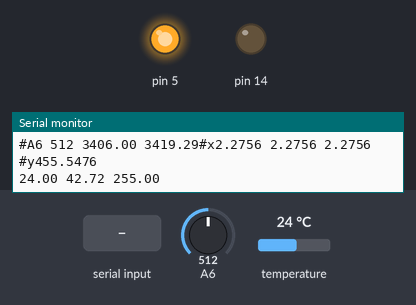
Bench run of a sketch on a simulated Arduino Nano, built with avr-gcc and run on an emulated ATmega328P. On the bench: output pins drawn as LEDs (lit = HIGH), the last lines printed to the serial monitor. The test bench sets the inputs (shaded band); at power-on: A6 = 512, temperature 24 °C.

Above: at 1.2 s.
1.3 s: "D90\n" received over Serial
At 2.2 s:
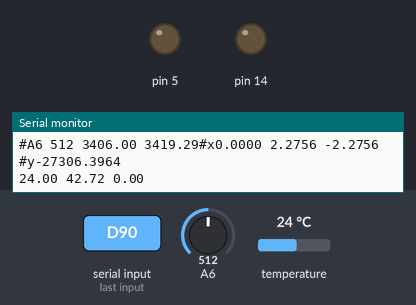
6.0 s: A6 set to 716
9.0 s: "p90\n" received over Serial
At 10.1 s:
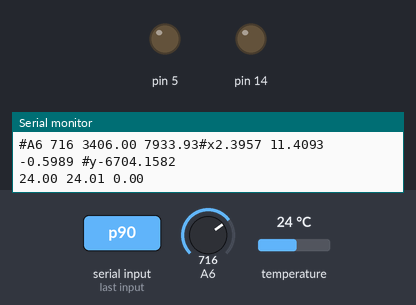
10.5 s: A6 set to 631
13.2 s: A6 set to 612
At 15.4 s:
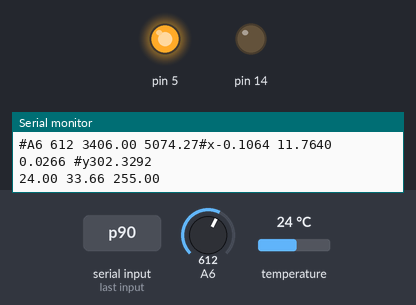
16.5 s: byte 68 ('D') received over Serial
At 17.8 s:
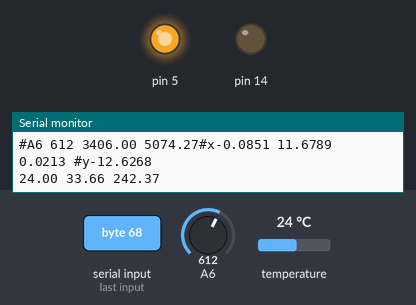
Timing chart, 0 to 22.5 s (numbered marks = the images above; inputs shaded):
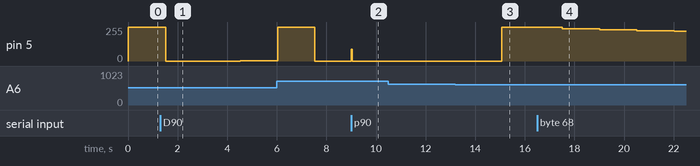

Measured:
- the behaviour switches between 613 and 612 on A6 (found by bisection; images 2 and 3)
- after the input at 1.3 s, pin 5: 255/255 → 0/255 after 0.22 s, → 1/255 3.0 s later
- after the input at 9.0 s, pin 5: 0/255 → 90/255 at once, → 0/255 0.04 s later
- after the input at 13.2 s, pin 5: 0/255 → 255/255 after 1.9 s
- after the input at 16.5 s, pin 5: 255/255 → 242/255 after 1.0 s, → 233/255 1.5 s later, → 226/255 1.5 s later, → 222/255 1.5 s later

The sketch:

pid_ordinal_diff.ino
```cpp
#include <OneWire.h>
#include <EEPROM.h>

/*
DS18B20 Temperature chip.
 */
enum { DS_SKIPROM = 0xCC, DS_RD_SCRATCHPAD = 0xBE, DS_RUN_ADC = 0x44 };


enum { pTset=0, pP, pI, pD, pOut, pT0, pR0, pBeta, PARMSF, pTst=0, PARMSL};

#define PARAMSZE (sizeof(struct paramstore))
struct paramstore  {
    uint16_t crc;
    float f[PARMSF];
    uint32_t l[PARMSL];
} ee;

long ref_time;
float t_get, t_read, t_set, u_out;
float x[3];
float K, Ti, Td;
float e,e1,e2;
float calT0,calR0,calBeta,calRref;
OneWire  bus1(15);  // on pin PC1

void setup(void) {
  pinMode(14, OUTPUT);  digitalWrite(14, 0); // GND on PC0
  analogReference(DEFAULT);
  analogRead(A6);

  Serial.begin(57600);
  ref_time = millis();
  default_param();
  load_param();
  t_read=t_set;
  Serial.println(":start");
  analogWrite(5, 0);
}

int8_t tempr(void)
{
  byte data[12];  float t;
  int8_t rc = 0;
  if (millis() <= ref_time) return rc;
  if (!bus1.reset())  { rc = -1; goto no_exist; }
  bus1.write(DS_SKIPROM);  bus1.write(DS_RD_SCRATCHPAD);  bus1.vread(data, 9);
  if (OneWire::crc8(data, 9)==0) {
      t = (data[0] + 256.0*data[1]) / 16.0;
      if (t < 85.0) { t_read = t; rc = 1; } else rc = -3;
  } else rc = -2;
  bus1.reset();  bus1.write(DS_SKIPROM); bus1.write(DS_RUN_ADC);  bus1.power(true);
no_exist:
  ref_time = millis()+1500;
  return rc;
}

int8_t Rtempr(int a)
{
  float r;
  if (a==0 || a==1 || a==1023) return -3;
  r = 1026.82/(a+2.41)-1.0; // U0/U-1 = Rref/R
    Serial.print("#A6 ");    Serial.print(a);
    Serial.print(" ");    Serial.print(calRref);
    Serial.print(" ");    Serial.print(calRref/r);

  r*= calR0/calRref; // R0/R = R0/Rref * Rref/R
  r = log(r);
  r = 1.0 - r*calT0/calBeta;
  t_get = calT0/r - 273.15;
  return 1;
}


float Fn(float i)
{
    float e;
    if (i > 20) return 1;
    if (i <-20) return -1;
    e = exp(-i);
    return (1.0-e)/(1.0+e);
}

float prod(float *a, float *b)
{
    return a[0]*b[0]+a[1]*b[1]+a[2]*b[2];
}

void prod(float *a, float b)
{
    a[0]*=b;    a[1]*=b;    a[2]*=b;
}

void prod(float *a, float *b, float c)
{
    a[0]=b[0]*c;    a[1]=b[1]*c;    a[2]=b[2]*c;
}

void incr(float *a, float *b)
{
    a[0]+=b[0];  a[1]+=b[1];  a[2]+=b[2];
}

void Norm(float *a)
{
    float u;
    u = prod(a,a);
    if (u <= 0) return;
    prod(a, 1.0/sqrt(u));
}

float filter(float a, float b)
{
    if ( a <= -300) return b;
    return 0.8*a + 0.2*b;
}

void tcloop(float t)
{
    float u;
    float kp,ki,kd;

    e = filter(e, t_set - t);
    // e = t_set - t;
    /* diff: u - u1 = kp(e-e1) + ki*e + kd(e-2e1+e2) */
    /* prop: u = kp*e + ki*E + kd(e-e1) */
    /* intg: U = kp*E + ki*E2 + kd*e */

    x[0]=e-e1;
    x[1]=e;
    x[2]=e-2*e1+e2;

    if(Ti==0) ki=0; else ki=K*1.5/Ti;
    kp=K-ki/2;
    kd=K*Td/1.5;
    u = kp*x[0] + ki*x[1] + kd*x[2];

    Serial.print("#x");    Serial.print(x[0],4);
    Serial.print(" ");    Serial.print(x[1],4);
    Serial.print(" ");    Serial.print(x[2],4);
    Serial.print(" #y");    Serial.println(u,4);
    u = u + u_out;
    if (u < 0) u=0;
    else if (u > 255) u=255;
    e2=e1; e1=e; u_out=u;
}

void default_param()
{
  t_set = 45.0;
  K=200;
  Ti=800;
  Td=0;
  e1=e2=0;
  u_out = 129;
  e = -300;
  calT0=318.17,calR0=3105,calBeta=4221.26,calRref=3406;
}

void store_param()
{
    int i;
    struct paramstore tee;

  tee.f[pTset] = t_set;
  tee.f[pP]=K;
  tee.f[pI]=Ti;
  tee.f[pD]=Td;
  tee.f[pOut]=u_out;
  tee.f[pT0]=calT0;
  tee.f[pR0]=calR0;
  tee.f[pBeta]=calBeta;
    tee.crc = crc16(2+(uint8_t *)&tee, PARAMSZE-2);
    for(i=0; i < PARAMSZE; i++)
      EEPROM.write(i, ((uint8_t *)&tee)[i]);
}

uint8_t load_param()
{
    int i;
    uint16_t c1;
    struct paramstore tee;

    for(i=0; i < PARAMSZE; i++)
      ((uint8_t *)&tee)[i] = EEPROM.read(i);

    c1= crc16(2+(uint8_t *)&tee, PARAMSZE-2);
    if (tee.crc != c1)
        return 0;

  t_set = tee.f[pTset];
  K=tee.f[pP];
  Ti=tee.f[pI];
  Td=tee.f[pD];
  u_out = tee.f[pOut];
  calT0=tee.f[pT0];
  calR0=tee.f[pR0];
  calBeta=tee.f[pBeta];
  e = -300;

    return 1;
}

void show_param()
{
Serial.print(":set");    Serial.print(t_set);
Serial.print(" :P");     Serial.print(K);
Serial.print(" :Ti");    Serial.print(Ti);
Serial.print(" :Td");    Serial.print(Td);
Serial.print(" :err");    Serial.print(t_set - t_read,4);
Serial.print(" :eflt");    Serial.println(e,4);
}

void iloop(void)
{
  int x1;
  float xx; uint32_t xxx;

  if (!Serial.available()) return;
  switch(Serial.read()){
    case 'p':    x1 = Serial.parseInt();    Serial.print(":pwm");    Serial.println(x1);    analogWrite(5, x1);    break;
    case 's':    xx= Serial.parseFloat();  Serial.print(":set");    Serial.println(xx);  t_set = xx; break;
    case 'P':    xx= Serial.parseFloat();  Serial.print(":P");     Serial.println(xx);  K = xx;   break;
    case 'I':    xx= Serial.parseFloat();  Serial.print(":Ti");    Serial.println(xx);  Ti = xx;   break;
    case 'D':    xx= Serial.parseFloat();  Serial.print(":Td");    Serial.println(xx);  Td = xx;   break;
//    case 'r':    reg=Serial.parseInt();    Serial.print("reg");    Serial.print(reg);    break;
//    case 'c':    ancal=Serial.parseInt();    Serial.print("analog-calibration");    Serial.print(ancal);    break;
//    case 'l':    x=Serial.parseInt(); ee.l[x]=Serial.parseInt(); Serial.print("long"); Serial.print(x); Serial.print("="); Serial.print(ee.l[x]);    break;
//    case 'f':    x=Serial.parseInt(); ee.f[x]=Serial.parseFloat();Serial.print("float"); Serial.print(x); Serial.print("="); Serial.print(ee.f[x]);    break;
    case '?':  show_param();     break;
    case 'Z':  default_param();    Serial.println(":def-param");    break;
    case 'L':  load_param();    Serial.println(":load-param");    break;
    case 'W':  x1=Serial.parseInt();    if (x1==1) { Serial.println(":write-param"); store_param(); }    break;
  }
}

void loop(void) {
  int8_t r;
  r = tempr();
  if (r <= 0) {
    switch(r) {
      case -1: Serial.println(":reset-error"); break;
      case -2: Serial.println(":crc-error"); break;
      case -3: Serial.println(":tmp-error"); break;
    }
  } else {
      Rtempr(analogRead(A6));
      tcloop(t_get);
      Serial.print(t_read); Serial.print(" ");
      Serial.print(t_get); Serial.print(" ");
      Serial.print(u_out); Serial.print(" ");
      Serial.println("");
      analogWrite(5,u_out);
  }
  iloop();
}

/* CRC16 Definitions */
static const uint16_t crc_table[16] = {
  0x0000, 0xcc01, 0xd801, 0x1400, 0xf001, 0x3c00, 0x2800, 0xe401,
  0xa001, 0x6c00, 0x7800, 0xb401, 0x5000, 0x9c01, 0x8801, 0x4400
};

uint16_t crc16(uint8_t *message, uint8_t length)
{
  uint16_t crc;
  uint8_t i;

  crc=0xFFFF;
  for(i = 0; i != length; i++)
    {
	  crc ^= message[i];
	  crc = (crc >> 4) ^ crc_table[crc & 0xf];
	  crc = (crc >> 4) ^ crc_table[crc & 0xf];
    }
  return crc;
}
```
